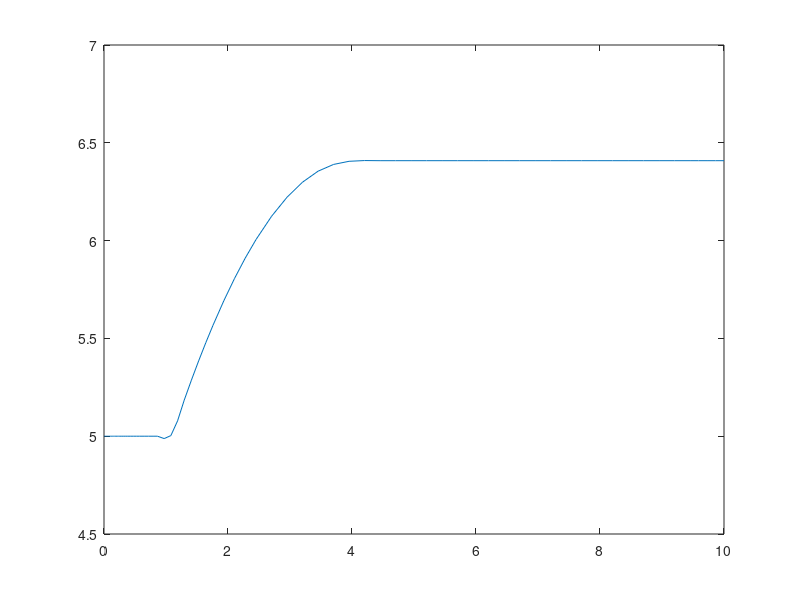

This chart was generated by the following MATLAB code:
function test

% close all

% Initial condition
x0 = 5;

% Time at which to keep steady state, change a parameter, etc.
tchange = 1;
% Initial time; Final time; % Time vector;
t0 = 0; tend = tchange + 9; tspan = [t0, tend];

% ode options
options = odeset();

[t,x] = ode45(@(t,x) odefun(t,x,tchange), tspan, x0, options);

figure
plot(t,x)

end

function dx = odefun(t,x,tchange)

a = 2;
b = 2;

if     t <  tchange
    
elseif tchange <= t && t < 4*tchange
    a = 3;
    b = 1/3 * t + 5/3;
elseif 4*tchange <= t
    a = 3;
    b = 3;
end

dx = a - b;

end